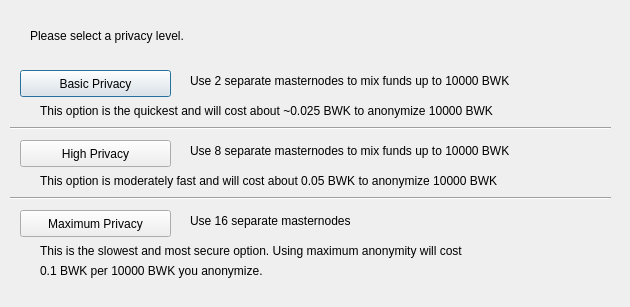
<?xml version="1.0" encoding="UTF-8"?>
<ui version="4.0">
 <class>ObfuscationConfig</class>
 <widget class="QDialog" name="ObfuscationConfig">
  <property name="geometry">
   <rect>
    <x>0</x>
    <y>0</y>
    <width>630</width>
    <height>307</height>
   </rect>
  </property>
  <property name="windowTitle">
   <string>Configure Obfuscation</string>
  </property>
  <widget class="QPushButton" name="buttonBasic">
   <property name="geometry">
    <rect>
     <x>20</x>
     <y>70</y>
     <width>151</width>
     <height>27</height>
    </rect>
   </property>
   <property name="text">
    <string>Basic Privacy</string>
   </property>
  </widget>
  <widget class="QPushButton" name="buttonHigh">
   <property name="geometry">
    <rect>
     <x>20</x>
     <y>140</y>
     <width>151</width>
     <height>27</height>
    </rect>
   </property>
   <property name="text">
    <string>High Privacy</string>
   </property>
  </widget>
  <widget class="QPushButton" name="buttonMax">
   <property name="geometry">
    <rect>
     <x>20</x>
     <y>210</y>
     <width>151</width>
     <height>27</height>
    </rect>
   </property>
   <property name="text">
    <string>Maximum Privacy</string>
   </property>
  </widget>
  <widget class="QLabel" name="label">
   <property name="geometry">
    <rect>
     <x>30</x>
     <y>20</y>
     <width>571</width>
     <height>31</height>
    </rect>
   </property>
   <property name="text">
    <string>Please select a privacy level.</string>
   </property>
  </widget>
  <widget class="QLabel" name="label_2">
   <property name="geometry">
    <rect>
     <x>190</x>
     <y>70</y>
     <width>421</width>
     <height>21</height>
    </rect>
   </property>
   <property name="text">
    <string>Use 2 separate masternodes to mix funds up to 10000 BWK</string>
   </property>
  </widget>
  <widget class="QLabel" name="label_3">
   <property name="geometry">
    <rect>
     <x>190</x>
     <y>140</y>
     <width>411</width>
     <height>21</height>
    </rect>
   </property>
   <property name="text">
    <string>Use 8 separate masternodes to mix funds up to 10000 BWK</string>
   </property>
  </widget>
  <widget class="QLabel" name="label_4">
   <property name="geometry">
    <rect>
     <x>190</x>
     <y>210</y>
     <width>421</width>
     <height>21</height>
    </rect>
   </property>
   <property name="text">
    <string>Use 16 separate masternodes</string>
   </property>
  </widget>
  <widget class="QLabel" name="label_6">
   <property name="geometry">
    <rect>
     <x>40</x>
     <y>100</y>
     <width>561</width>
     <height>21</height>
    </rect>
   </property>
   <property name="text">
    <string>This option is the quickest and will cost about ~0.025 BWK to anonymize 10000 BWK</string>
   </property>
  </widget>
  <widget class="QLabel" name="label_7">
   <property name="geometry">
    <rect>
     <x>40</x>
     <y>170</y>
     <width>561</width>
     <height>21</height>
    </rect>
   </property>
   <property name="text">
    <string>This option is moderately fast and will cost about 0.05 BWK to anonymize 10000 BWK</string>
   </property>
  </widget>
  <widget class="QLabel" name="label_8">
   <property name="geometry">
    <rect>
     <x>40</x>
     <y>240</y>
     <width>561</width>
     <height>21</height>
    </rect>
   </property>
   <property name="text">
    <string>This is the slowest and most secure option. Using maximum anonymity will cost</string>
   </property>
  </widget>
  <widget class="QLabel" name="label_9">
   <property name="geometry">
    <rect>
     <x>40</x>
     <y>260</y>
     <width>561</width>
     <height>21</height>
    </rect>
   </property>
   <property name="text">
    <string>0.1 BWK per 10000 BWK you anonymize.</string>
   </property>
  </widget>
  <widget class="Line" name="line">
   <property name="geometry">
    <rect>
     <x>10</x>
     <y>120</y>
     <width>601</width>
     <height>16</height>
    </rect>
   </property>
   <property name="orientation">
    <enum>Qt::Horizontal</enum>
   </property>
  </widget>
  <widget class="Line" name="line_2">
   <property name="geometry">
    <rect>
     <x>10</x>
     <y>190</y>
     <width>601</width>
     <height>16</height>
    </rect>
   </property>
   <property name="orientation">
    <enum>Qt::Horizontal</enum>
   </property>
  </widget>
 </widget>
 <resources/>
 <connections/>
</ui>
